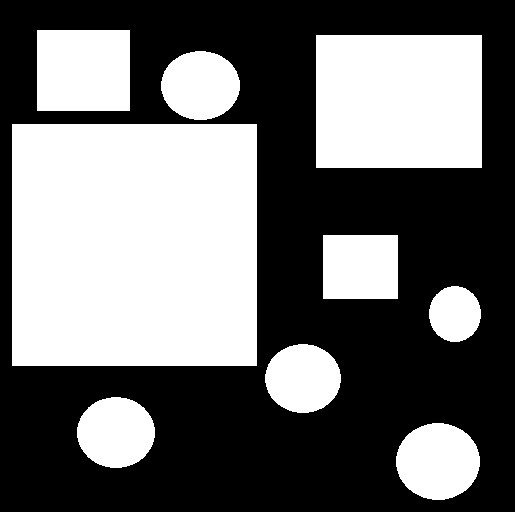
#> input picture Exercitii/bari-orizonatel-30-90-140-200/s3.png, 515 x 512 px
$ python 441.py
#> lines starting #> are read from the running program, lines starting #| are printed output that depends on the picture
# -*- coding: utf-8 -*-
"""
Created on Tue May 21 10:07:23 2024

@author: ioana
"""

#1) Formati o img de dim 200x200 cu 4 bare orizontale de dim egale a caror intensitati de gri sunt in ordine de sus in jos: 30, 90, 140,200.
#Adaugati zgomot de dispersie 15 si alegeti pragurile de segmentare (manuala) corespunzatoare a.i. barile sa aiba urmatoarele etichete de sus in jos:3,0,2,1.
#Afisati imaginea rezultata.
#2) Pt img segmentata la 1) afisati procentul de pixeli asociat barii de jos detectati gresit.
#3) Pt img s3.png folositi raportul de compactitate R=P**2/(4*pi*A)  a.i. sa separati dreptunghiurile de cercuri printr-un procedeu de clustering.
#Afisati rezultatul final.
#4) Folosind raportul de compactitate det automat si afisati conturul obiectului cel mai aproape de un "cerc ideal".


import numpy as np
from skimage import io, color, measure
import matplotlib.pyplot as plt
from scipy import signal
from sklearn import cluster

plt.close('all')

def add_gaussian_noise(img,disp,L):
    # parametrii : imaginea originala, dispersia zgomotului
    h,w = img.shape
    noise = np.random.normal(0,disp,(h,w))
    img_noise = np.zeros([h,w])
    img_noise = img + noise
    for i in range(0, h):
        for j in range(0, w):
            if (img_noise[i,j]>L-1):
                img_noise[i,j]=L-1
            else:
                if (img_noise[i,j]<0):
                    img_noise[i,j]=0
    img_noise = np.uint8(img_noise)
    # intoarce imaginea cu zgomot
    return img_noise

def histograma(h,w,img):
    hist=np.zeros(256)
    for i in range(h):
        for j in range(w):
            hist[img[i,j]]+=1
    return hist/(h*w)


################################################ EX 1
L=256
disp=15
img1 = np.zeros([200, 200], dtype='uint8')
img1[:50, :] = 30
img1[50:100, :] = 90
img1[100:150, :] = 140
img1[150:, :] = 200


##afisare img originala
plt.figure("Imagine initiala"), plt.imshow(img1, cmap='gray', vmin=0, vmax=255), plt.colorbar(), plt.title("Imagine initiala"), plt.show()


##adaugarea de zgomot si afisare img zgomot
img1_zg = add_gaussian_noise(img1, disp, L)
plt.figure("Imagine cu zgomot"), plt.imshow(img1_zg, cmap='gray', vmin=0, vmax=255), plt.colorbar(), plt.title("Imagine cu zgomot"),plt.show()
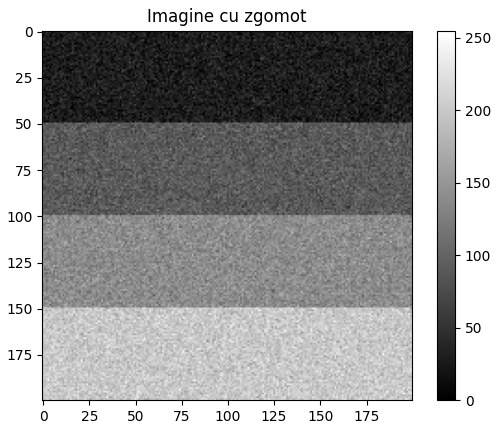
#> figure drawn by matplotlib, 2 panels


#calcul histograma pt alegerea pragurilor
h1,w1=np.shape(img1_zg)
hist=histograma(h1,w1,img1_zg)
plt.figure("Histograma img1_zg"),plt.plot(hist),plt.title("Histograma img1_zg"),plt.show()
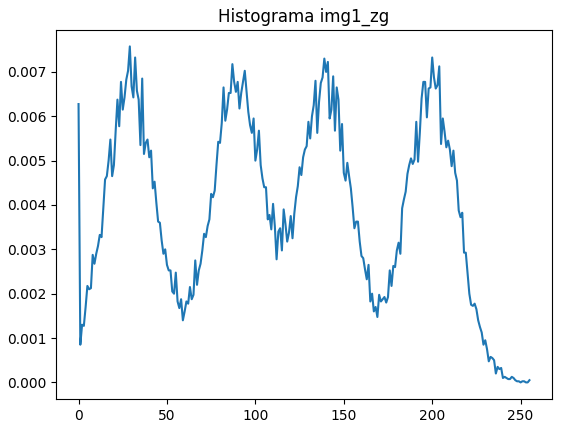
#> figure drawn by matplotlib, 1 panel; curve peaks at x = 29, y = 0.00758

#segmentare manuala
#alegem pragurile (ne uitam pe histograma pt a le alege)
T1=60
T2=120
T3=180
img1_segm=np.uint8(np.zeros([h1,w1]))
for i in range(0,h1):
    for j in range(0,w1):

        if (img1_zg[i,j]<T1):
            img1_segm[i,j]=3                 #bara din stanga eticheta 1
        elif (T1<=img1_zg[i,j]<=T2):
            img1_segm[i,j]=0
        elif (T2<img1_zg[i,j]<=T3):
            img1_segm[i,j]=2
        elif (img1_zg[i,j]>T3):
            img1_segm[i,j]=1

print(img1_segm.dtype)
plt.figure(),plt.imshow(img1_segm,cmap="gray"), plt.title(" Img1 segmentata"),plt.colorbar(),plt.show()
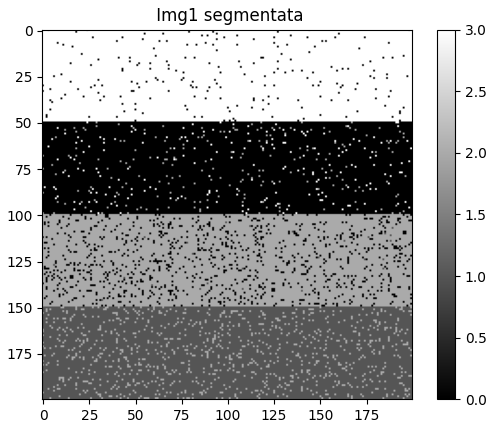
#> figure drawn by matplotlib, 2 panels

# [19 lines of commented-out code are left out]


MASK = np.zeros([200,200])
MASK[150:,:]=1
plt.figure(),plt.imshow(MASK,cmap='gray'),plt.colorbar(),plt.show()
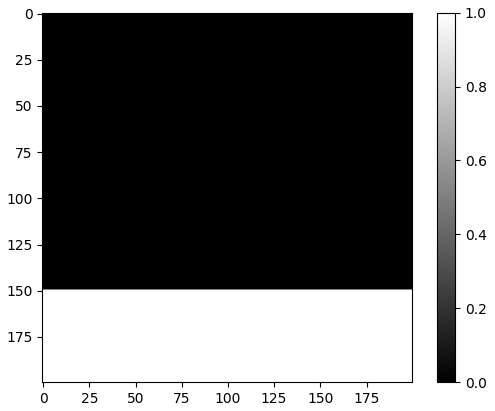
#> figure drawn by matplotlib, 2 panels

h2,w2=np.shape(img1_segm)
hist2=histograma(h2,w2,img1_segm)
plt.figure(),plt.plot(hist2),plt.title("Histograma imaginii zgomotoase"),plt.show()
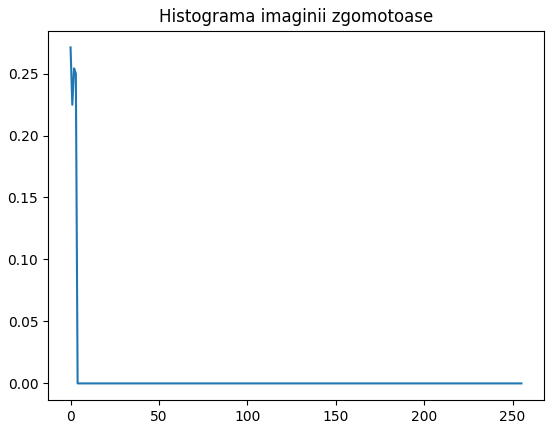
#> figure drawn by matplotlib, 1 panel; curve peaks at x = 0, y = 0.271


# binarizare img
BW=np.uint8(img1_segm==1)
plt.figure(),plt.imshow(BW,cmap="gray"),plt.colorbar(),plt.show()
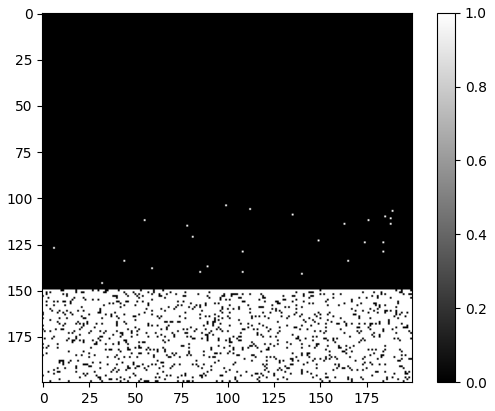
#> figure drawn by matplotlib, 2 panels


# [4 lines of commented-out code are left out]

FP = np.sum(BW* (1 - MASK))  # Pixeli fals pozitivi
FN = np.sum((1 - BW) * MASK)  # Pixeli fals negativi
total_pixels_bar = np.sum(MASK)
incorrect_pixels = FP + FN
percentage_incorrect = (incorrect_pixels / total_pixels_bar) * 100

print(f'Procentul de pixeli asociat barii de jos detectati gresit: {percentage_incorrect:.2f}%')


################################################ EX 3

img2= io.imread('s3.png')
#> img2 is the input picture: shape (512, 515, 4); mean R, G, B, A 110, 110, 110, 255
print(np.shape(img2))
#| (512, 515, 4)
plt.figure(),plt.imshow(img2,cmap="gray"),plt.title("s2 originala"),plt.colorbar(),plt.show()
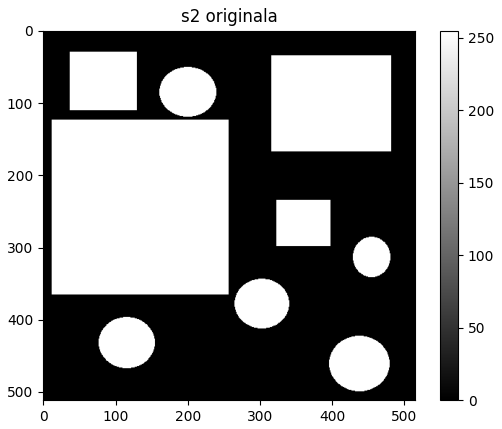
#> figure drawn by matplotlib, 2 panels

# de verificat sa nu cumva sa fie imaginea color => o fac uint8 gri
# daca imaginea este gri => o facem uint8

# img2_grey = np.uint8(255*color.rgb2gray(img2))
img2_grey=img2
#> (the run stopped early here; a loop or call above may not have finished)
